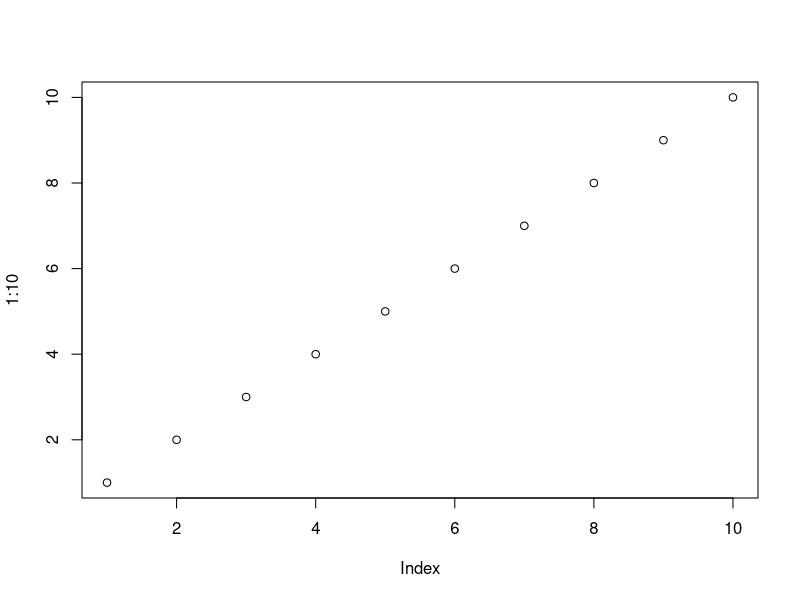
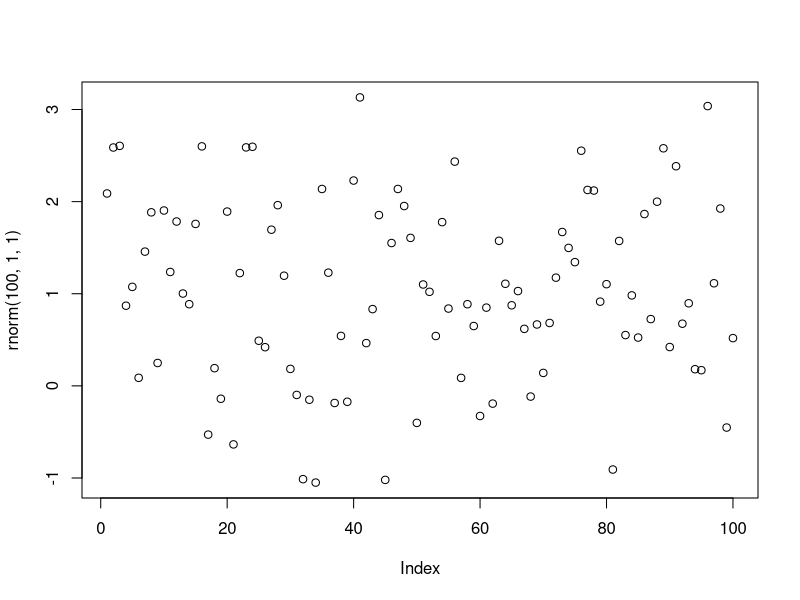
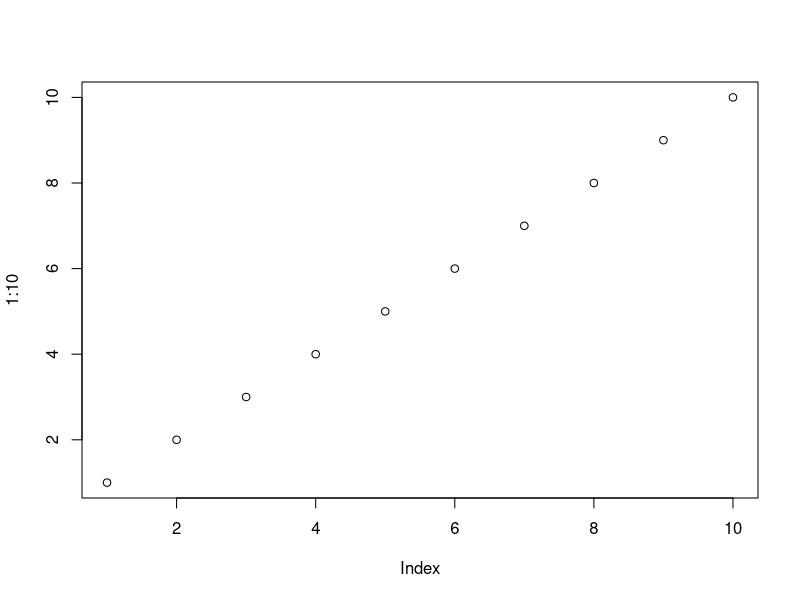
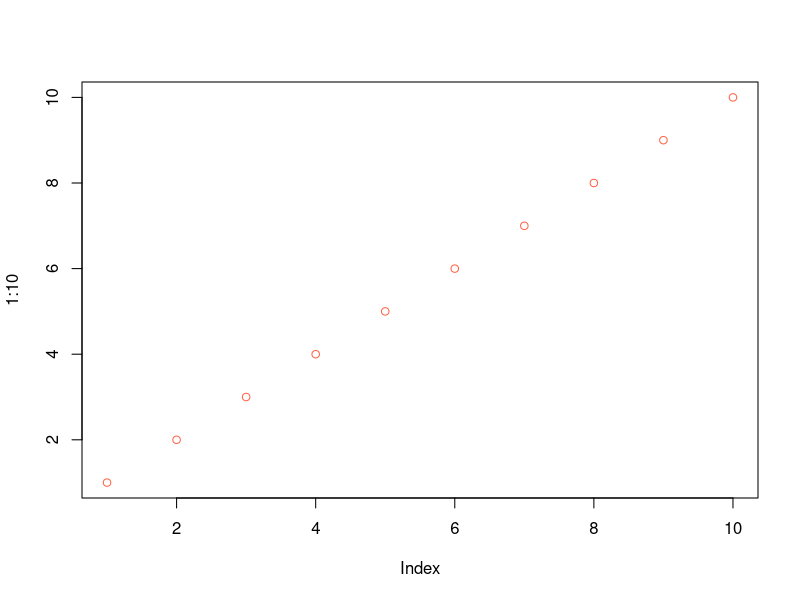
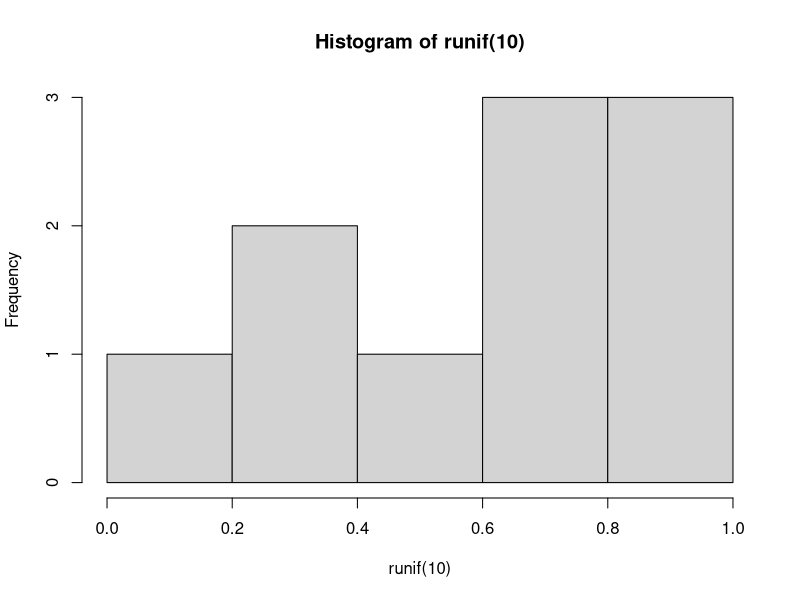

Recreate these plots in R, in order.
#teste
plot(1:10)
runif(10)
#let's see uif we can break it
plot(rnorm(100,1,1))
plot(1:10)
runif(10)
plot(1:10, col='tomato')
hist(runif(10)) # plotting the frequency
